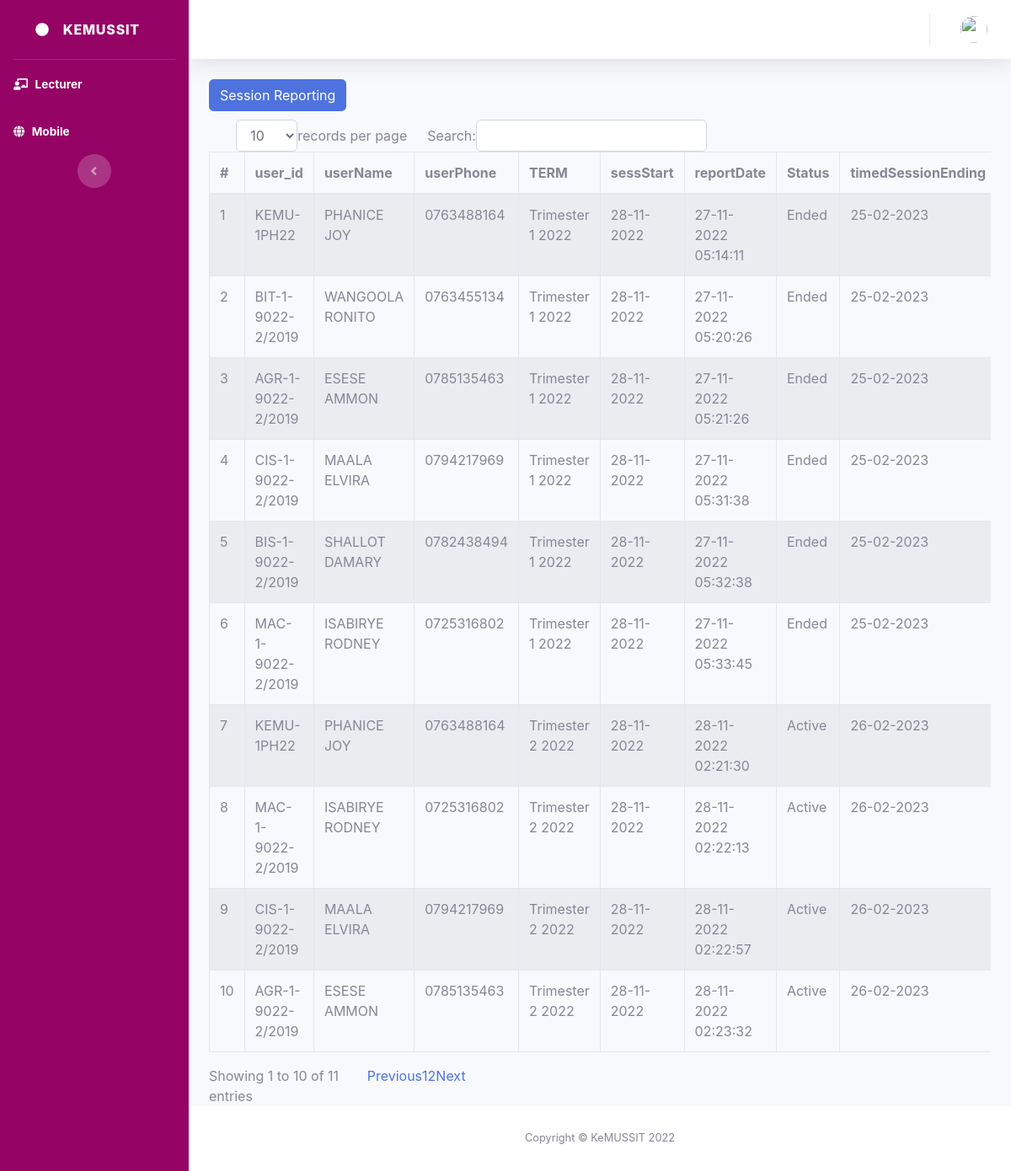
The page /admin_web/rpt.php on the database its author committed.
### tables this page shows
CREATE TABLE `report` (
  `rep` int(11) NOT NULL,
  `ses` int(11) DEFAULT NULL,
  `user_id` varchar(50) DEFAULT NULL,
  `username` varchar(50) DEFAULT NULL,
  `userphone` varchar(50) DEFAULT NULL,
  `term` varchar(50) DEFAULT NULL,
  `year` varchar(10) DEFAULT NULL,
  `report` varchar(50) DEFAULT NULL,
  `status` float DEFAULT 0,
  `entry_date` varchar(50) DEFAULT NULL,
  `ended` float DEFAULT 0,
  `ending` varchar(50) DEFAULT NULL,
  `end_date` varchar(50) DEFAULT NULL
);

### admin_web/rpt.php (the view, shortened to what this page needs)
<?php
include 'database/connection.php';
include('header.php');
?>
<div class="dropdown" style="float: left;">
    <button class="btn btn-primary btn-xs" type="button"
        data-toggle="dropdown">Session Reporting</button>
</div><br>
                    <div class="row">
                        <div class="col-md-12">
                            <div class="panel panel-default">
                                <div class="panel-body">
                                    <div class="table-responsive">
                                        <table class="table table-striped table-bordered table-hover"
                                            id="dataTables-example">
                                    <thead>
                                        <tr>
                                            <th>#</th>
                                            <th>user_id</th>
                                            <th>userName</th>
                                            <th>userPhone</th>
                                            <th>TERM</th>
                                            <th>sessStart</th>
                                            <th>reportDate</th>
                                            <th>Status</th>
                                            <th>timedSessionEnding</th>
                                        </tr>
                                    </thead>
                                            <tbody>
                                            <?php
                                                $query_run = mysqli_query($con, "SELECT * FROM report");
                                                $i = 1;
                                                if (mysqli_num_rows($query_run) > 0) {
                                                    while ($row = mysqli_fetch_assoc($query_run)) {
                                                ?>
                                                <tr>
                                                    <td><?php echo $i; ?></td>
                                                    <td><?php echo $row['user_id']; ?></td>
                                                    <td><?php echo $row['username']; ?></td>
                                                    <td><?php echo $row['userphone']; ?></td>
                                                    <td><?php echo $row['term'].' '.$row['year']; ?></td>
                                                    <td><?php echo $row['report']; ?></td>
                                                    <td><?php echo $row['entry_date']; ?></td>
                                                    <td><?php if($row['ended']==0){echo 'Active';}else{echo 'Ended';}; ?></td>
                                                    <td><?php echo $row['ending']; ?></td>
                                                </tr>
                                                <?php $i = $i + 1;
                                                    }
                                                } ?>
                                            </tbody>
                                        </table>
                                    </div>
                                </div>
                            </div>
                        </div>
                    </div>
                    <?php
include('footer.php');
?>

### rows shown on the page
report: user "KEMU-1PH22", username "PHANICE JOY", userphone "0763488164", term "Trimester 1", year "2022", report "28-11-2022", entry_date "27-11-2022 05:14:11", ended "Ended", ending "25-02-2023"
report: user "BIT-1-9022-2/2019", username "WANGOOLA RONITO", userphone "0763455134", term "Trimester 1", year "2022", report "28-11-2022", entry_date "27-11-2022 05:20:26", ended "Ended", ending "25-02-2023"
report: user "AGR-1-9022-2/2019", username "ESESE AMMON", userphone "0785135463", term "Trimester 1", year "2022", report "28-11-2022", entry_date "27-11-2022 05:21:26", ended "Ended", ending "25-02-2023"
report: user "CIS-1-9022-2/2019", username "MAALA ELVIRA", userphone "0794217969", term "Trimester 1", year "2022", report "28-11-2022", entry_date "27-11-2022 05:31:38", ended "Ended", ending "25-02-2023"
report: user "BIS-1-9022-2/2019", username "SHALLOT DAMARY", userphone "0782438494", term "Trimester 1", year "2022", report "28-11-2022", entry_date "27-11-2022 05:32:38", ended "Ended", ending "25-02-2023"
report: user "MAC-1-9022-2/2019", username "ISABIRYE RODNEY", userphone "0725316802", term "Trimester 1", year "2022", report "28-11-2022", entry_date "27-11-2022 05:33:45", ended "Ended", ending "25-02-2023"
report: user "KEMU-1PH22", username "PHANICE JOY", userphone "0763488164", term "Trimester 2", year "2022", report "28-11-2022", entry_date "28-11-2022 02:21:30", ended "Active", ending "26-02-2023"
report: user "MAC-1-9022-2/2019", username "ISABIRYE RODNEY", userphone "0725316802", term "Trimester 2", year "2022", report "28-11-2022", entry_date "28-11-2022 02:22:13", ended "Active", ending "26-02-2023"
report: user "CIS-1-9022-2/2019", username "MAALA ELVIRA", userphone "0794217969", term "Trimester 2", year "2022", report "28-11-2022", entry_date "28-11-2022 02:22:57", ended "Active", ending "26-02-2023"
report: user "AGR-1-9022-2/2019", username "ESESE AMMON", userphone "0785135463", term "Trimester 2", year "2022", report "28-11-2022", entry_date "28-11-2022 02:23:32", ended "Active", ending "26-02-2023"
